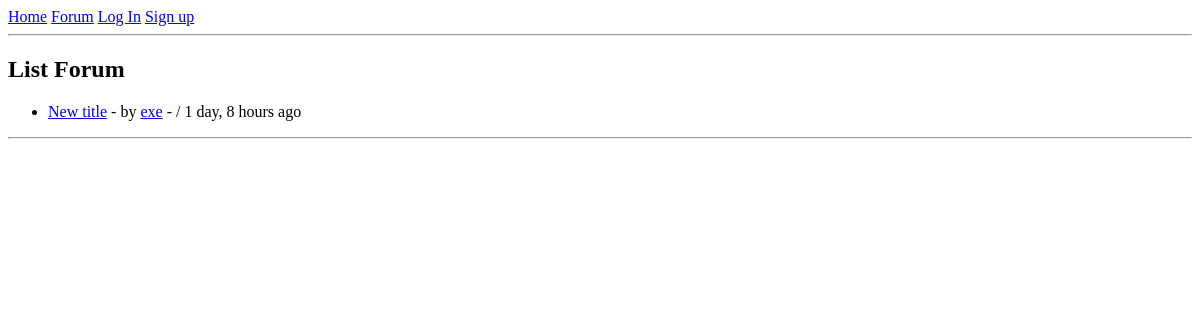
/forum/by/exe/, run on an earlier commit of the app's database.
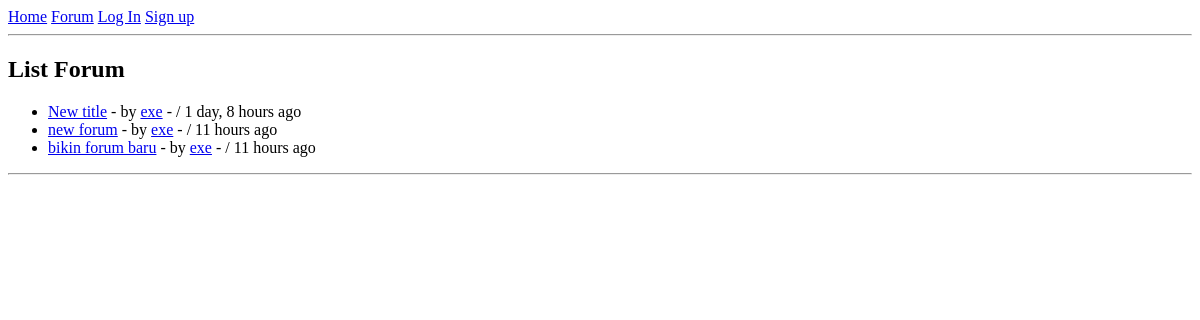
And on a later commit of the database.
### forums/models.py (models this page shows, shortened)
class Forum(models.Model):
	user = models.ForeignKey(settings.AUTH_USER_MODEL, on_delete=models.CASCADE)
	title = models.CharField(max_length=100)
	desc = models.TextField()
	slug = models.SlugField(unique=True)
	created_at = models.DateTimeField(auto_now_add=True)

### forums/views.py (the view)
# urls.py: path('by/<username>/', ForumUserList.as_view(), name='forum-by'),
class ForumUserList(ListView):
	def get_queryset(self):
		self.user = get_object_or_404(User, username=self.kwargs['username'])
		return Forum.objects.filter(user = self.user)

### templates/forums/forum_list.html (shortened to what this page needs)
{% extends "base.html" %}
{% load humanize %}
{% block content %}
	<h2>List Forum</h2>
	<ul>
		{% for forum in object_list %}
			<li>
				<a href="{% url 'forum-detail' forum.slug %}">{{forum.title}}</a>
				- by <a href="{% url 'forum-by' forum.user %}">{{forum.user}}</a>
				- / {{forum.created_at | naturaltime}}
			</li>
		{% endfor %}
	</ul>
	<hr>
{% endblock %}

### templates/base.html (shortened to what this page needs)
<!DOCTYPE html>
<html>
<head>
</head>
<body>
	<main>
		<header>
			<nav>
				<a href="/">Home</a>
				<a href="/forum">Forum</a>
				{% if user.is_authenticated %}
					<a href="{% url 'logout' %}">Log Out</a>
				{% else %}
					<a href="{% url 'login' %}">Log In</a>
					<a href="{% url 'signup' %}">Sign up</a>
				{% endif %}
			</nav>
		</header>
		<hr>
		{% block content %}	{% endblock %}
	</main>
</body>
</html>

What changed in the data, as far as the page shows it:
added Forum: title "new forum", user "exe", created_at "11 hours ago"
added Forum: title "bikin forum baru", user "exe", created_at "11 hours ago"
